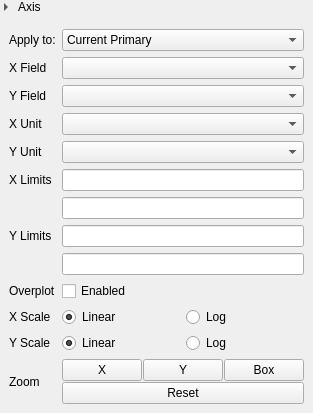
             <widget class="QWidget" name="axis_panel_frame" native="true">
              <layout class="QVBoxLayout" name="verticalLayout_7">
               <property name="leftMargin">
                <number>0</number>
               </property>
               <property name="topMargin">
                <number>0</number>
               </property>
               <property name="rightMargin">
                <number>0</number>
               </property>
               <property name="bottomMargin">
                <number>0</number>
               </property>
               <item>
                <layout class="QHBoxLayout" name="horizontalLayout_7">
                 <item>
                  <widget class="QToolButton" name="collapse_axis_button">
                   <property name="minimumSize">
                    <size>
                     <width>12</width>
                     <height>12</height>
                    </size>
                   </property>
                   <property name="maximumSize">
                    <size>
                     <width>12</width>
                     <height>12</height>
                    </size>
                   </property>
                   <property name="toolTip">
                    <string>Show axis panel</string>
                   </property>
                   <property name="styleSheet">
                    <string notr="true">border: none;</string>
                   </property>
                   <property name="text">
                    <string/>
                   </property>
                   <property name="arrowType">
                    <enum>Qt::RightArrow</enum>
                   </property>
                  </widget>
                 </item>
                 <item>
                  <widget class="QLabel" name="label_14">
                   <property name="text">
                    <string>Axis</string>
                   </property>
                   <property name="alignment">
                    <set>Qt::AlignLeading|Qt::AlignLeft|Qt::AlignVCenter</set>
                   </property>
                  </widget>
                 </item>
                </layout>
               </item>
               <item>
                <widget class="QWidget" name="axis_panel" native="true">
                 <layout class="QGridLayout" name="axis_grid">
                  <item row="8" column="1">
                   <widget class="QLineEdit" name="x_limit_min">
                    <property name="sizePolicy">
                     <sizepolicy hsizetype="Minimum" vsizetype="Fixed">
                      <horstretch>0</horstretch>
                      <verstretch>0</verstretch>
                     </sizepolicy>
                    </property>
                    <property name="focusPolicy">
                     <enum>Qt::ClickFocus</enum>
                    </property>
                   </widget>
                  </item>
                  <item row="13" column="0">
                   <widget class="QLabel" name="label_22">
                    <property name="text">
                     <string>X Scale</string>
                    </property>
                   </widget>
                  </item>
                  <item row="6" column="1">
                   <widget class="QComboBox" name="x_unit_selector"/>
                  </item>
                  <item row="14" column="0">
                   <widget class="QLabel" name="label_23">
                    <property name="text">
                     <string>Y Scale</string>
                    </property>
                   </widget>
                  </item>
                  <item row="7" column="0">
                   <widget class="QLabel" name="label_10">
                    <property name="text">
                     <string>Y Unit</string>
                    </property>
                   </widget>
                  </item>
                  <item row="10" column="1">
                   <widget class="QLineEdit" name="y_limit_min">
                    <property name="sizePolicy">
                     <sizepolicy hsizetype="Minimum" vsizetype="Fixed">
                      <horstretch>0</horstretch>
                      <verstretch>0</verstretch>
                     </sizepolicy>
                    </property>
                    <property name="focusPolicy">
                     <enum>Qt::ClickFocus</enum>
                    </property>
                   </widget>
                  </item>
                  <item row="9" column="1">
                   <widget class="QLineEdit" name="x_limit_max">
                    <property name="sizePolicy">
                     <sizepolicy hsizetype="Minimum" vsizetype="Fixed">
                      <horstretch>0</horstretch>
                      <verstretch>0</verstretch>
                     </sizepolicy>
                    </property>
                    <property name="focusPolicy">
                     <enum>Qt::ClickFocus</enum>
                    </property>
                   </widget>
                  </item>
                  <item row="5" column="0">
                   <widget class="QLabel" name="label_4">
                    <property name="text">
                     <string>Y Field</string>
                    </property>
                   </widget>
                  </item>
                  <item row="6" column="0">
                   <widget class="QLabel" name="label_3">
                    <property name="text">
                     <string>X Unit</string>
                    </property>
                   </widget>
                  </item>
                  <item row="13" column="1">
                   <layout class="QGridLayout" name="gridLayout_9">
                    <item row="1" column="0">
                     <widget class="QRadioButton" name="x_scale_linear_button">
                      <property name="text">
                       <string>Linear</string>
                      </property>
                      <property name="checked">
                       <bool>true</bool>
                      </property>
                      <attribute name="buttonGroup">
                       <string notr="true">buttonGroup_2</string>
                      </attribute>
                     </widget>
                    </item>
                    <item row="1" column="1">
                     <widget class="QRadioButton" name="x_scale_log_button">
                      <property name="text">
                       <string>Log</string>
                      </property>
                      <attribute name="buttonGroup">
                       <string notr="true">buttonGroup_2</string>
                      </attribute>
                     </widget>
                    </item>
                   </layout>
                  </item>
                  <item row="7" column="1">
                   <widget class="QComboBox" name="y_unit_selector"/>
                  </item>
                  <item row="4" column="0">
                   <widget class="QLabel" name="label_9">
                    <property name="text">
                     <string>X Field</string>
                    </property>
                   </widget>
                  </item>
                  <item row="5" column="1">
                   <widget class="QComboBox" name="y_property_selector"/>
                  </item>
                  <item row="2" column="0">
                   <widget class="QLabel" name="label">
                    <property name="text">
                     <string>Apply to:</string>
                    </property>
                   </widget>
                  </item>
                  <item row="10" column="0">
                   <widget class="QLabel" name="label_17">
                    <property name="text">
                     <string>Y Limits</string>
                    </property>
                   </widget>
                  </item>
                  <item row="8" column="0">
                   <widget class="QLabel" name="label_16">
                    <property name="text">
                     <string>X Limits</string>
                    </property>
                   </widget>
                  </item>
                  <item row="11" column="1">
                   <widget class="QLineEdit" name="y_limit_max">
                    <property name="sizePolicy">
                     <sizepolicy hsizetype="Minimum" vsizetype="Fixed">
                      <horstretch>0</horstretch>
                      <verstretch>0</verstretch>
                     </sizepolicy>
                    </property>
                    <property name="focusPolicy">
                     <enum>Qt::ClickFocus</enum>
                    </property>
                   </widget>
                  </item>
                  <item row="14" column="1">
                   <layout class="QGridLayout" name="gridLayout_10">
                    <item row="0" column="0">
                     <widget class="QRadioButton" name="y_scale_linear_button">
                      <property name="text">
                       <string>Linear</string>
                      </property>
                      <property name="checked">
                       <bool>true</bool>
                      </property>
                      <attribute name="buttonGroup">
                       <string notr="true">buttonGroup</string>
                      </attribute>
                     </widget>
                    </item>
                    <item row="0" column="1">
                     <widget class="QRadioButton" name="y_scale_log_button">
                      <property name="text">
                       <string>Log</string>
                      </property>
                      <attribute name="buttonGroup">
                       <string notr="true">buttonGroup</string>
                      </attribute>
                     </widget>
                    </item>
                   </layout>
                  </item>
                  <item row="4" column="1">
                   <widget class="QComboBox" name="x_property_selector"/>
                  </item>
                  <item row="16" column="0">
                   <widget class="QLabel" name="label_2">
                    <property name="text">
                     <string>Zoom</string>
                    </property>
                   </widget>
                  </item>
                  <item row="2" column="1">
                   <widget class="QComboBox" name="axes_selector">
                    <item>
                     <property name="text">
                      <string>Current Primary</string>
                     </property>
                    </item>
                    <item>
                     <property name="text">
                      <string>Current Overplot</string>
                     </property>
                    </item>
                    <item>
                     <property name="text">
                      <string>All Primary</string>
                     </property>
                    </item>
                    <item>
                     <property name="text">
                      <string>All Overplots</string>
                     </property>
                    </item>
                    <item>
                     <property name="text">
                      <string>All</string>
                     </property>
                    </item>
                   </widget>
                  </item>
                  <item row="16" column="1">
                   <layout class="QVBoxLayout" name="verticalLayout_10">
                    <property name="spacing">
                     <number>1</number>
                    </property>
                    <item>
                     <layout class="QHBoxLayout" name="horizontalLayout">
                      <property name="spacing">
                       <number>1</number>
                      </property>
                      <item>
                       <widget class="QPushButton" name="x_zoom_button">
                        <property name="text">
                         <string>X</string>
                        </property>
                       </widget>
                      </item>
                      <item>
                       <widget class="QPushButton" name="y_zoom_button">
                        <property name="text">
                         <string>Y</string>
                        </property>
                       </widget>
                      </item>
                      <item>
                       <widget class="QPushButton" name="box_zoom_button">
                        <property name="text">
                         <string>Box</string>
                        </property>
                       </widget>
                      </item>
                     </layout>
                    </item>
                    <item>
                     <layout class="QHBoxLayout" name="horizontalLayout_9">
                      <item>
                       <widget class="QPushButton" name="reset_zoom_button">
                        <property name="text">
                         <string>Reset</string>
                        </property>
                       </widget>
                      </item>
                     </layout>
                    </item>
                   </layout>
                  </item>
                  <item row="12" column="1">
                   <widget class="QCheckBox" name="enable_overplot_checkbox">
                    <property name="text">
                     <string>Enabled</string>
                    </property>
                   </widget>
                  </item>
                  <item row="12" column="0">
                   <widget class="QLabel" name="label_24">
                    <property name="text">
                     <string>Overplot</string>
                    </property>
                   </widget>
                  </item>
                 </layout>
                </widget>
               </item>
              </layout>
             </widget>
